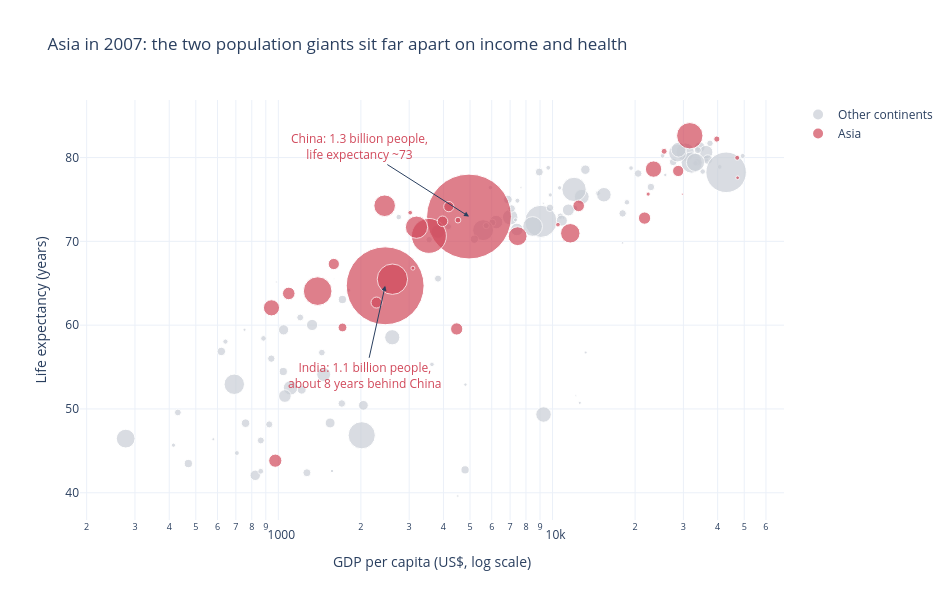

Here is the notebook cell this chart was saved with:
### Markdown cell above
## Task 2 — Bubble chart: tell a story

**What to build:** A bubble chart (full 2007 dataset, all countries) where:
- x = GDP per capita (log scale)
- y = life expectancy
- size = population
- colour = ONE continent highlighted (your choice), all others grey
- At least one annotation explaining the highlighted group's story

> This is the grey-and-highlight technique applied to a bubble chart.

### Code cell
# Task 2
# YOUR CODE HERE
d07 = df.loc[df['year'] == 2007].copy()
d07['group'] = np.where(d07['continent'] == 'Asia', 'Asia', 'Other continents')

fig = px.scatter(
    d07, x='gdpPercap', y='lifeExp', size='pop', color='group',
    log_x=True, size_max=60, hover_name='country',
    category_orders={'group': ['Other continents', 'Asia']},   # Asia drawn last = on top
    color_discrete_map={'Asia': '#D1495B', 'Other continents': '#C9CED6'},
    labels={'gdpPercap': 'GDP per capita (US$, log scale)',
            'lifeExp': 'Life expectancy (years)', 'group': '', 'pop': 'Population'},
    title='Asia in 2007: the two population giants sit far apart on income and health',
)
fig.add_annotation(x=np.log10(4959), y=72.96, text='China: 1.3 billion people,<br>life expectancy ~73',
                   showarrow=True, arrowhead=2, ax=-110, ay=-70, font=dict(color='#D1495B'))
fig.add_annotation(x=np.log10(2452), y=64.7, text='India: 1.1 billion people,<br>about 8 years behind China',
                   showarrow=True, arrowhead=2, ax=-20, ay=90, font=dict(color='#D1495B'))
fig.update_layout(template='plotly_white', width=950, height=600)
fig.show()

### Figure 1 — Plotly figure (JSON) as saved in the notebook; plotly's stock layout.template omitted (floating-point values rounded to 4 significant figures)
{"data": [{"hovertemplate": "<b>%{hovertext}</b><br><br>=Other continents<br>GDP per capita (US$, log scale)=%{x}<br>Life expectancy (years)=%{y}<br>Population=%{marker.size}<extra></extra>", "hovertext": ["Albania", "Algeria", "Angola", "Argentina", "Australia", "Austria", "Belgium", "Benin", "Bolivia", "Bosnia and Herzegovina", "Botswana", "Brazil", "Bulgaria", "Burkina Faso", "Burundi", "Cameroon", "Canada", "Central African Republic", "Chad", "Chile", "Colombia", "Comoros", "Congo, Dem. Rep.", "Congo, Rep.", "Costa Rica", "Cote d'Ivoire", "Croatia", "Cuba", "Czech Republic", "Denmark", "Djibouti", "Dominican Republic", "Ecuador", "Egypt", "El Salvador", "Equatorial Guinea", "Eritrea", "Ethiopia", "Finland", "France", "Gabon", "Gambia", "Germany", "Ghana", "Greece", "Guatemala", "Guinea", "Guinea-Bissau", "Haiti", "Honduras", "Hungary", "Iceland", "Ireland", "Italy", "Jamaica", "Kenya", "Lesotho", "Liberia", "Libya", "Madagascar", "Malawi", "Mali", "Mauritania", "Mauritius", "Mexico", "Montenegro", "Morocco", "Mozambique", "Namibia", "Netherlands", "New Zealand", "Nicaragua", "Niger", "Nigeria", "Norway", "Panama", "Paraguay", "Peru", "Poland", "Portugal", "Puerto Rico", "Reunion", "Romania", "Rwanda", "Sao Tome and Principe", "Senegal", "Serbia", "Sierra Leone", "Slovak Republic", "Slovenia", "Somalia", "South Africa", "Spain", "Sudan", "Swaziland", "Sweden", "Switzerland", "Tanzania", "Togo", "Trinidad and Tobago", "Tunisia", "Turkey", "Uganda", "United Kingdom", "United States", "Uruguay", "Venezuela", "Zambia", "Zimbabwe"], "legendgroup": "Other continents", "marker": {"color": "#C9CED6", "size": [3600523, 33333216, 12420476, 40301927, 20434176, 8199783, 10392226, 8078314, 9119152, 4552198, 1639131, 190010647, 7322858, 14326203, 8390505, 17696293, 33390141, 4369038, 10238807, 16284741, 44227550, 710960, 64606759, 3800610, 4133884, 18013409, 4493312, 11416987, 10228744, 5468120, 496374, 9319622, 13755680, 80264543, 6939688, 551201, 4906585, 76511887, 5238460, 61083916, 1454867, 1688359, 82400996, 22873338, 10706290, 12572928, 9947814, 1472041, 8502814, 7483763, 9956108, 301931, 4109086, 58147733, 2780132, 35610177, 2012649, 3193942, 6036914, 19167654, 13327079, 12031795, 3270065, 1250882, 108700891, 684736, 33757175, 19951656, 2055080, 16570613, 4115771, 5675356, 12894865, 135031164, 4627926, 3242173, 6667147, 28674757, 38518241, 10642836, 3942491, 798094, 22276056, 8860588, 199579, 12267493, 10150265, 6144562, 5447502, 2009245, 9118773, 43997828, 40448191, 42292929, 1133066, 9031088, 7554661, 38139640, 5701579, 1056608, 10276158, 71158647, 29170398, 60776238, 301139947, 3447496, 26084662, 11746035, 12311143], "sizemode": "area", "sizeref": 366300.0, "symbol": "circle"}, "mode": "markers", "name": "Other continents", "orientation": "v", "showlegend": true, "type": "scatter", "x": [5937.0, 6223.0, 4797.0, 12780.0, 34440.0, 36130.0, 33690.0, 1441.0, 3822.0, 7446.0, 12570.0, 9066.0, 10680.0, 1217.0, 430.1, 2042.0, 36320.0, 706.0, 1704.0, 13170.0, 7007.0, 986.1, 277.6, 3633.0, 9645.0, 1545.0, 14620.0, 8948.0, 22830.0, 35280.0, 2082.0, 6025.0, 6873.0, 5581.0, 5728.0, 12150.0, 641.4, 690.8, 33210.0, 30470.0, 13210.0, 752.7, 32170.0, 1328.0, 27540.0, 5186.0, 942.7, 579.2, 1202.0, 3548.0, 18010.0, 36180.0, 40680.0, 28570.0, 7321.0, 1463.0, 1569.0, 414.5, 12060.0, 1045.0, 759.3, 1043.0, 1803.0, 10960.0, 11980.0, 9254.0, 3820.0, 823.7, 4811.0, 36800.0, 25190.0, 2749.0, 619.7, 2014.0, 49360.0, 9809.0, 4173.0, 7409.0, 15390.0, 20510.0, 19330.0, 7670.0, 10810.0, 863.1, 1598.0, 1712.0, 9787.0, 862.5, 18680.0, 25770.0, 926.1, 9270.0, 28820.0, 2602.0, 4513.0, 33860.0, 37510.0, 1107.0, 883.0, 18010.0, 7093.0, 8458.0, 1056.0, 33200.0, 42950.0, 10610.0, 11420.0, 1271.0, 469.7], "xaxis": "x", "y": [76.42, 72.3, 42.73, 75.32, 81.23, 79.83, 79.44, 56.73, 65.55, 74.85, 50.73, 72.39, 73.0, 52.3, 49.58, 50.43, 80.65, 44.74, 50.65, 78.55, 72.89, 65.15, 46.46, 55.32, 78.78, 48.33, 75.75, 78.27, 76.49, 78.33, 54.79, 72.23, 74.99, 71.34, 71.88, 51.58, 58.04, 52.95, 79.31, 80.66, 56.73, 59.45, 79.41, 60.02, 79.48, 70.26, 56.01, 46.39, 60.92, 70.2, 73.34, 81.76, 78.89, 80.55, 72.57, 54.11, 42.59, 45.68, 73.95, 59.44, 48.3, 54.47, 64.16, 72.8, 76.19, 74.54, 71.16, 42.08, 52.91, 79.76, 80.2, 72.9, 56.87, 46.86, 80.2, 75.54, 71.75, 71.42, 75.56, 78.1, 78.75, 76.44, 72.48, 46.24, 65.53, 63.06, 74.0, 42.57, 74.66, 77.93, 48.16, 49.34, 80.94, 58.56, 39.61, 80.88, 81.7, 52.52, 58.42, 69.82, 73.92, 71.78, 51.54, 79.42, 78.24, 76.38, 73.75, 42.38, 43.49], "yaxis": "y"}, {"hovertemplate": "<b>%{hovertext}</b><br><br>=Asia<br>GDP per capita (US$, log scale)=%{x}<br>Life expectancy (years)=%{y}<br>Population=%{marker.size}<extra></extra>", "hovertext": ["Afghanistan", "Bahrain", "Bangladesh", "Cambodia", "China", "Hong Kong, China", "India", "Indonesia", "Iran", "Iraq", "Israel", "Japan", "Jordan", "Korea, Dem. Rep.", "Korea, Rep.", "Kuwait", "Lebanon", "Malaysia", "Mongolia", "Myanmar", "Nepal", "Oman", "Pakistan", "Philippines", "Saudi Arabia", "Singapore", "Sri Lanka", "Syria", "Taiwan", "Thailand", "Vietnam", "West Bank and Gaza", "Yemen, Rep."], "legendgroup": "Asia", "marker": {"color": "#D1495B", "size": [31889923, 708573, 150448339, 14131858, 1318683096, 6980412, 1110396331, 223547000, 69453570, 27499638, 6426679, 127467972, 6053193, 23301725, 49044790, 2505559, 3921278, 24821286, 2874127, 47761980, 28901790, 3204897, 169270617, 91077287, 27601038, 4553009, 20378239, 19314747, 23174294, 65068149, 85262356, 4018332, 22211743], "sizemode": "area", "sizeref": 366300.0, "symbol": "circle"}, "mode": "markers", "name": "Asia", "orientation": "v", "showlegend": true, "type": "scatter", "x": [974.6, 29800.0, 1391.0, 1714.0, 4959.0, 39720.0, 2452.0, 3541.0, 11610.0, 4471.0, 25520.0, 31660.0, 4519.0, 1593.0, 23350.0, 47310.0, 10460.0, 12450.0, 3096.0, 944.0, 1091.0, 22320.0, 2606.0, 3190.0, 21650.0, 47140.0, 3970.0, 4185.0, 28720.0, 7458.0, 2442.0, 3025.0, 2281.0], "xaxis": "x", "y": [43.83, 75.64, 64.06, 59.72, 72.96, 82.21, 64.7, 70.65, 70.96, 59.55, 80.75, 82.6, 72.53, 67.3, 78.62, 77.59, 71.99, 74.24, 66.8, 62.07, 63.78, 75.64, 65.48, 71.69, 72.78, 79.97, 72.4, 74.14, 78.4, 70.62, 74.25, 73.42, 62.7], "yaxis": "y"}], "layout": {"annotations": [{"arrowhead": 2, "ax": -110, "ay": -70, "font": {"color": "#D1495B"}, "showarrow": true, "text": "China: 1.3 billion people,<br>life expectancy ~73", "x": 3.695, "y": 72.96}, {"arrowhead": 2, "ax": -20, "ay": 90, "font": {"color": "#D1495B"}, "showarrow": true, "text": "India: 1.1 billion people,<br>about 8 years behind China", "x": 3.39, "y": 64.7}], "height": 600, "legend": {"itemsizing": "constant", "title": {"text": ""}, "tracegroupgap": 0}, "title": {"text": "Asia in 2007: the two population giants sit far apart on income and health"}, "width": 950, "xaxis": {"anchor": "y", "domain": [0, 1], "title": {"text": "GDP per capita (US$, log scale)"}, "type": "log"}, "yaxis": {"anchor": "x", "domain": [0, 1], "title": {"text": "Life expectancy (years)"}}}}
